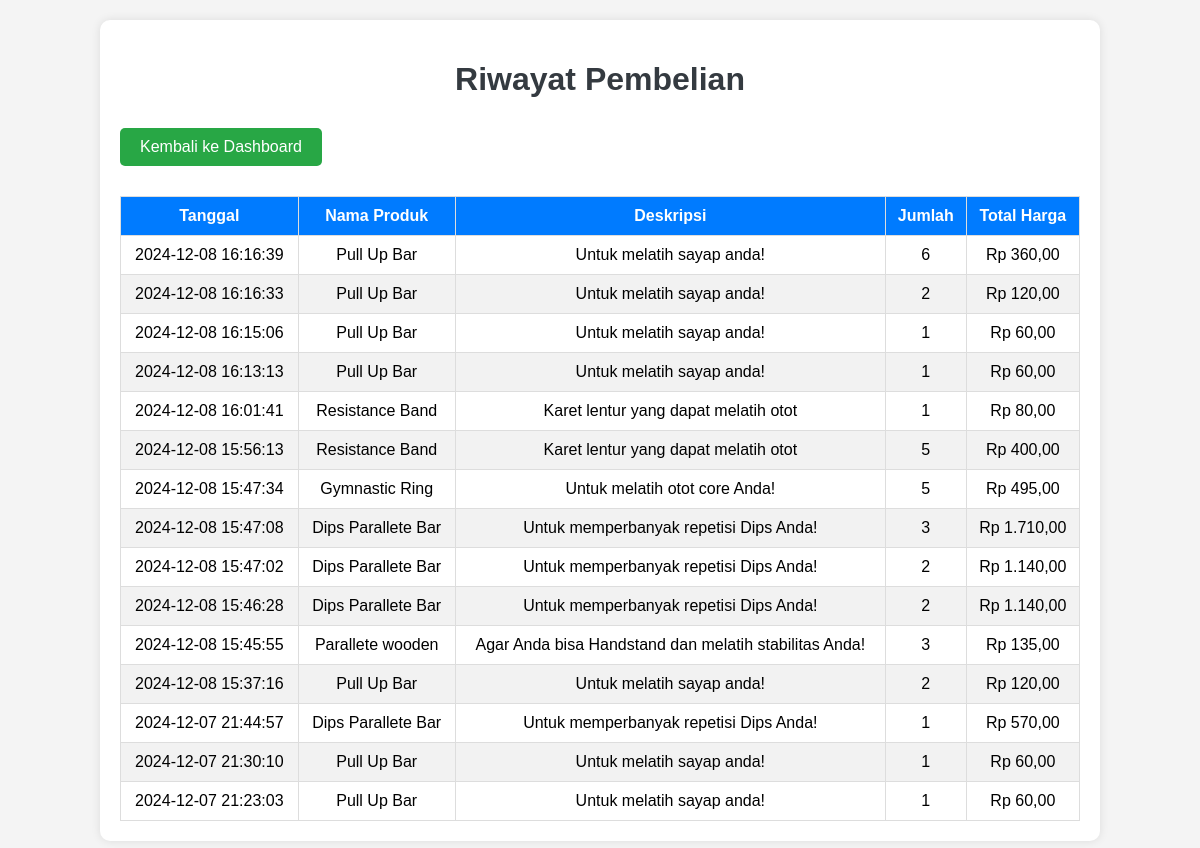
Page /purchase_history2.php (signed in) on the committed database.
### tables this page shows
CREATE TABLE `purchase_history` (
  `id` int(11) NOT NULL AUTO_INCREMENT,
  `user_id` int(11) NOT NULL,
  `product_id` int(11) NOT NULL,
  `purchase_date` datetime DEFAULT current_timestamp(),
  `quantity` int(11) DEFAULT 1,
  `total_price` decimal(10,2) DEFAULT NULL,
  PRIMARY KEY (`id`),
  KEY `user_id` (`user_id`),
  KEY `product_id` (`product_id`),
  CONSTRAINT `purchase_history_ibfk_1` FOREIGN KEY (`user_id`) REFERENCES `users` (`id`),
  CONSTRAINT `purchase_history_ibfk_2` FOREIGN KEY (`product_id`) REFERENCES `products` (`id`)
);

CREATE TABLE `products` (
  `id` int(11) NOT NULL AUTO_INCREMENT,
  `name` varchar(100) NOT NULL,
  `description` text NOT NULL,
  `price` decimal(10,2) NOT NULL,
  `stock` int(11) NOT NULL,
  `image_path` varchar(255) DEFAULT NULL,
  PRIMARY KEY (`id`)
);

### purchase_history2.php (the view, shortened to what this page needs)
<?php
include('koneksi.php');
$user_id = $_SESSION['user_id'];
$query = "SELECT ph.purchase_date, p.name, p.description, ph.quantity, ph.total_price
          FROM purchase_history ph
          JOIN products p ON ph.product_id = p.id
          WHERE ph.user_id = '$user_id'
          ORDER BY ph.purchase_date DESC";
$result = $koneksi->query($query);
?>
<!DOCTYPE html>
<html lang="id">
<head>
</head>
<body>
    <div class="container">
        <h1>Riwayat Pembelian</h1>
        <a href="member_dashboard.php" class="back-link">Kembali ke Dashboard</a>
        <table>
            <thead>
                <tr>
                    <th>Tanggal</th>
                    <th>Nama Produk</th>
                    <th>Deskripsi</th>
                    <th>Jumlah</th>
                    <th>Total Harga</th>
                </tr>
            </thead>
            <tbody>
                <?php if ($result->num_rows > 0): ?>
                    <?php while ($row = $result->fetch_assoc()): ?>
                        <tr>
                            <td><?= htmlspecialchars($row['purchase_date']) ?></td>
                            <td><?= htmlspecialchars($row['name']) ?></td>
                            <td><?= htmlspecialchars($row['description']) ?></td>
                            <td><?= htmlspecialchars($row['quantity']) ?></td>
                            <td>Rp <?= number_format($row['total_price'], 2, ',', '.') ?></td>
                        </tr>
                    <?php endwhile; ?>
                <?php else: ?>
                    <tr>
                        <td colspan="5">Belum ada riwayat pembelian.</td>
                    </tr>
                <?php endif; ?>
            </tbody>
        </table>
    </div>
</body>
</html>

### purchase_history2.php (style rules this page uses)
body { font-family: Arial, sans-serif; background-color: #f4f4f4; margin: 0; padding: 0; }
.container { width: 80%; margin: 20px auto; background: #fff; padding: 20px; border-radius: 10px; box-shadow: 0 0 10px rgba(0, 0, 0, 0.1); }
h1 { text-align: center; color: #343a40; margin-bottom: 20px; }
table { width: 100%; border-collapse: collapse; margin-top: 20px; }
th, td { padding: 10px; text-align: center; border: 1px solid #ddd; }
th { background-color: #007bff; color: white; }
tr:nth-child(even) { background-color: #f2f2f2; }
a.back-link { display: inline-block; margin: 10px 0; padding: 10px 20px; background-color: #28a745; color: white; text-decoration: none; border-radius: 5px; }

### rows in the picture
purchase_history: purchase_date "2024-12-08 16:16:39", product.name "Pull Up Bar", product.description "Untuk melatih sayap anda!", quantity "6", total_price "360,00"
purchase_history: purchase_date "2024-12-08 16:16:33", product.name "Pull Up Bar", product.description "Untuk melatih sayap anda!", quantity "2", total_price "120,00"
purchase_history: purchase_date "2024-12-08 16:15:06", product.name "Pull Up Bar", product.description "Untuk melatih sayap anda!", quantity "1", total_price "60,00"
purchase_history: purchase_date "2024-12-08 16:13:13", product.name "Pull Up Bar", product.description "Untuk melatih sayap anda!", quantity "1", total_price "60,00"
purchase_history: purchase_date "2024-12-08 16:01:41", product.name "Resistance Band", product.description "Karet lentur yang dapat melatih otot", quantity "1", total_price "80,00"
purchase_history: purchase_date "2024-12-08 15:56:13", product.name "Resistance Band", product.description "Karet lentur yang dapat melatih otot", quantity "5", total_price "400,00"
purchase_history: purchase_date "2024-12-08 15:47:34", product.name "Gymnastic Ring", product.description "Untuk melatih otot core Anda!", quantity "5", total_price "495,00"
purchase_history: purchase_date "2024-12-08 15:47:08", product.name "Dips Parallete Bar", product.description "Untuk memperbanyak repetisi Dips Anda!", quantity "3", total_price "1.710,00"
purchase_history: purchase_date "2024-12-08 15:47:02", product.name "Dips Parallete Bar", product.description "Untuk memperbanyak repetisi Dips Anda!", quantity "2", total_price "1.140,00"
purchase_history: purchase_date "2024-12-08 15:46:28", product.name "Dips Parallete Bar", product.description "Untuk memperbanyak repetisi Dips Anda!", quantity "2", total_price "1.140,00"
purchase_history: purchase_date "2024-12-08 15:45:55", product.name "Parallete wooden", product.description "Agar Anda bisa Handstand dan melatih stabilitas Anda!", quantity "3", total_price "135,00"
purchase_history: purchase_date "2024-12-08 15:37:16", product.name "Pull Up Bar", product.description "Untuk melatih sayap anda!", quantity "2", total_price "120,00"
purchase_history: purchase_date "2024-12-07 21:44:57", product.name "Dips Parallete Bar", product.description "Untuk memperbanyak repetisi Dips Anda!", quantity "1", total_price "570,00"
purchase_history: purchase_date "2024-12-07 21:30:10", product.name "Pull Up Bar", product.description "Untuk melatih sayap anda!", quantity "1", total_price "60,00"
purchase_history: purchase_date "2024-12-07 21:23:03", product.name "Pull Up Bar", product.description "Untuk melatih sayap anda!", quantity "1", total_price "60,00"
